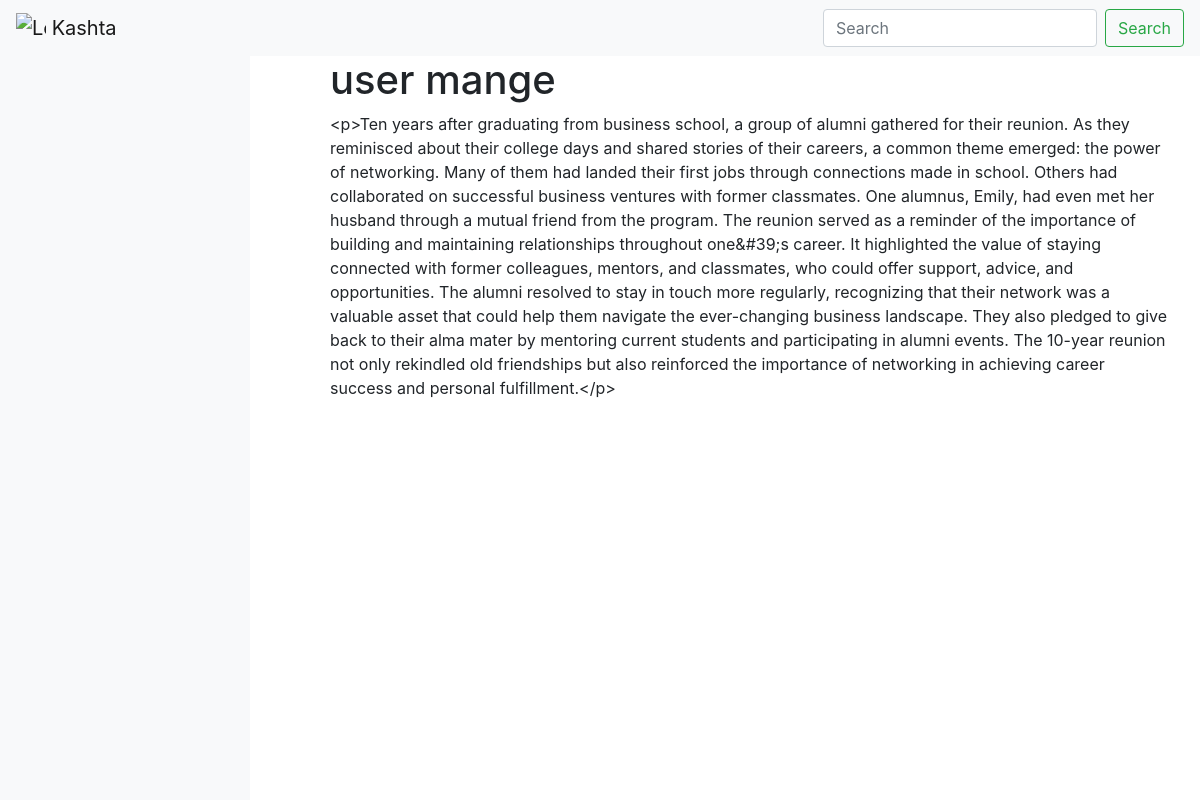
The app's page /articles/article/2/ with its own data.
### articles/models.py (models this page shows, shortened)
class Article(models.Model):
    topic = models.ForeignKey(Topic, on_delete=models.CASCADE, related_name='articles', )
    title = models.CharField(max_length=200, default="")
    summary = models.TextField(default='Default summary')
    content = RichTextField()
    published_date = models.DateTimeField(auto_now_add=True)
    view_count = models.IntegerField(default=0)

### articles/views.py (the view)
# urls.py: path('article/<int:pk>/', views.article_detail, name='article_detail'),
def article_detail(request, pk):
    article = get_object_or_404(Article, pk=pk)
    return render(request, 'articles/article_detail.html', {'article': article})

### articles/templates/articles/article_detail.html
{% extends 'website/base.html' %}
{% block content %}
<div class="container">
    <div class="row">
        <div class="col-md-12">
            <h1>{{ article.title }}</h1>
            <p>{{ article.content }}</p>
        </div>
    </div>
</div>
{% endblock %}

### static/css/style.css (style rules this page uses)
body { padding-top: 56px; }

### records on screen
Article: title "user mange", content "<p>Ten years after graduating from business school, a group of alumni gathered for their reunion. As they reminisced about their college days and shared stories of their careers, a common theme emerged: the power of networking. Many of them had landed their first jobs through connections made in school. Others had collaborated on successful business ventures with former classmates. One alumnus, Emily, had even met her husband through a mutual friend from the program. The reunion served as a reminder of the importance of building and maintaining relationships throughout one&#39;s career. It highlighted the value of staying connected with former colleagues, mentors, and classmates, who could…"
